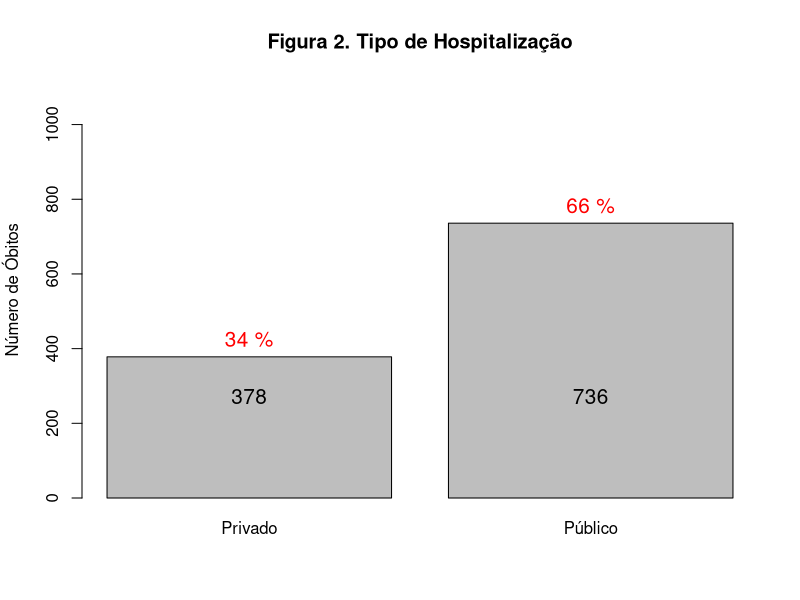
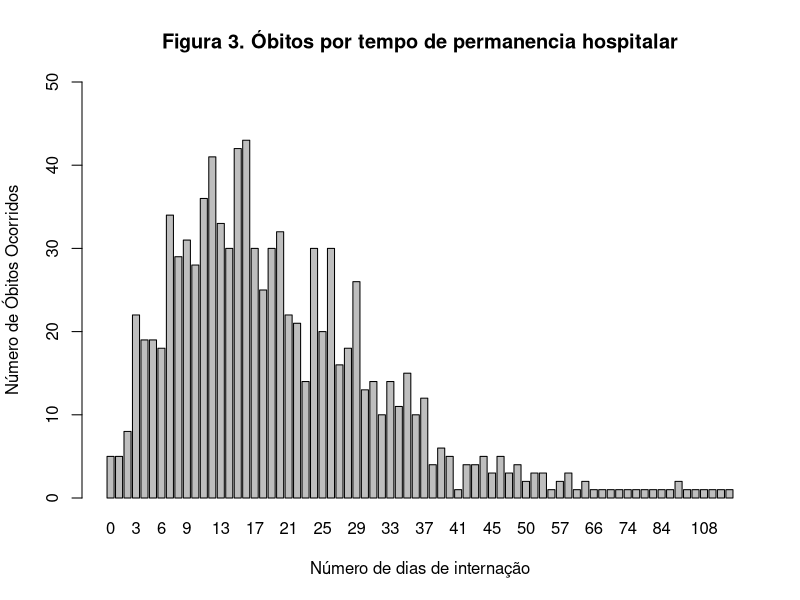
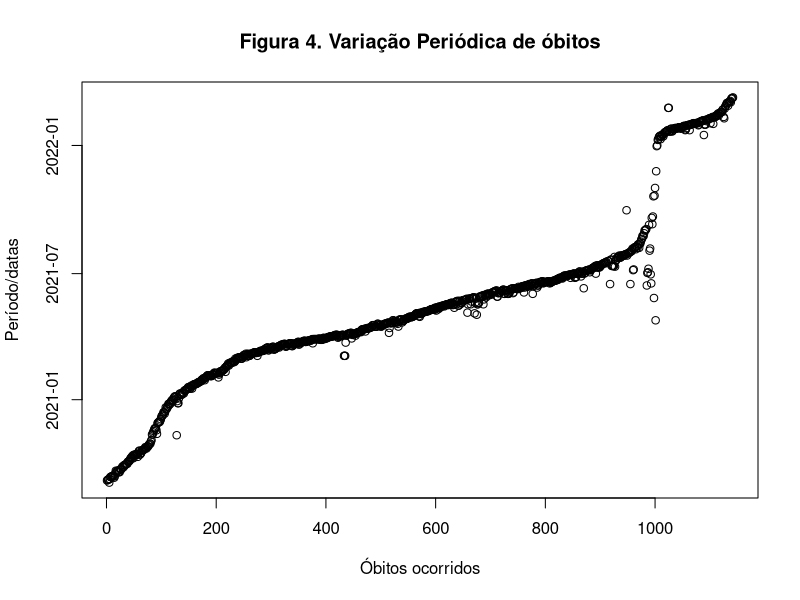

Reproduce these figures in R, in order.
## ---- chunk 1
knitr::opts_chunk$set(echo = TRUE)


## ---- chunk 2

if (!require(tidyverse)) {
  install.packages("tidyverse")
  library(tidyverse)
}


if (!require(readxl)) {
  install.packages("readxl")
  library(readxl)
}

df.mortes <- read_excel("../dados2/covid_19_bauru_mortes.xlsx", 
                        col_types = c("date", "text", "numeric",
                                      "date","text", "text",
                                      "date", "numeric"))

df.geral <- read_excel("../dados2/covid_19_bauru_casos_geral.xlsx")
## ---- chunk 3
temp.hosp <- df.mortes$tipo_hosp[!is.na(df.mortes$tipo_hosp)]
pct.hosp = round(unname(table(temp.hosp)) / sum(unname(table(temp.hosp)))*100,0)
pct.hosp = paste(pct.hosp, "%")
## ---- chunk 4

graph.hosp<- barplot(table(temp.hosp), main = "Figura 2. Tipo de Hospitalização",
        ylab = "Número de Óbitos", ylim = c(0,sum(unname(table(temp.hosp)))),
        #legend.text = pct.sexo,
        names.arg = c("Privado", "Público"))
text(x = graph.hosp, y = table(temp.hosp), label = pct.hosp, pos = 3, cex = 1.25, col = "red")
axis(1, at=graph.hosp, labels=table(temp.hosp), tick=F, las=1, line=-6.5, cex.axis=1.25)

## ---- chunk 5
# Permanencia hospitalar
# Usando lubridate

if (!require(lubridate)) {
  install.packages("lubridate")
  library(lubridate)
}
# Calculando o tempo de permanecia:
th <- c()
i <- 1
j <- 0
while (i <= nrow(df.mortes)) {
  if(!is.na(df.mortes$inicio_sintoma[i]) && !is.na(df.mortes$data_obito[i])) {
    j = j + 1
    th[j] = ymd_hms(df.mortes$data_obito[i], truncated = 3) - ymd_hms(df.mortes$inicio_sintoma[i], truncated = 3)
    }
  i = i + 1
}
# Verificando a array numérica
internacao <- table(th)
limite_y = max((unname(internacao))) + 7
graph.inter<- barplot(internacao, main = "Figura 3. Óbitos por tempo de permanencia hospitalar",
                      ylab = "Número de Óbitos Ocorridos", ylim = c(0,limite_y),
                      xlab = "Número de dias de internação")
## ---- chunk 6
# Variação Periódica de óbitos
plot(df.mortes$data_obito, main = "Figura 4. Variação Periódica de óbitos", 
     xlab = "Óbitos ocorridos", ylab = "Período/datas")
